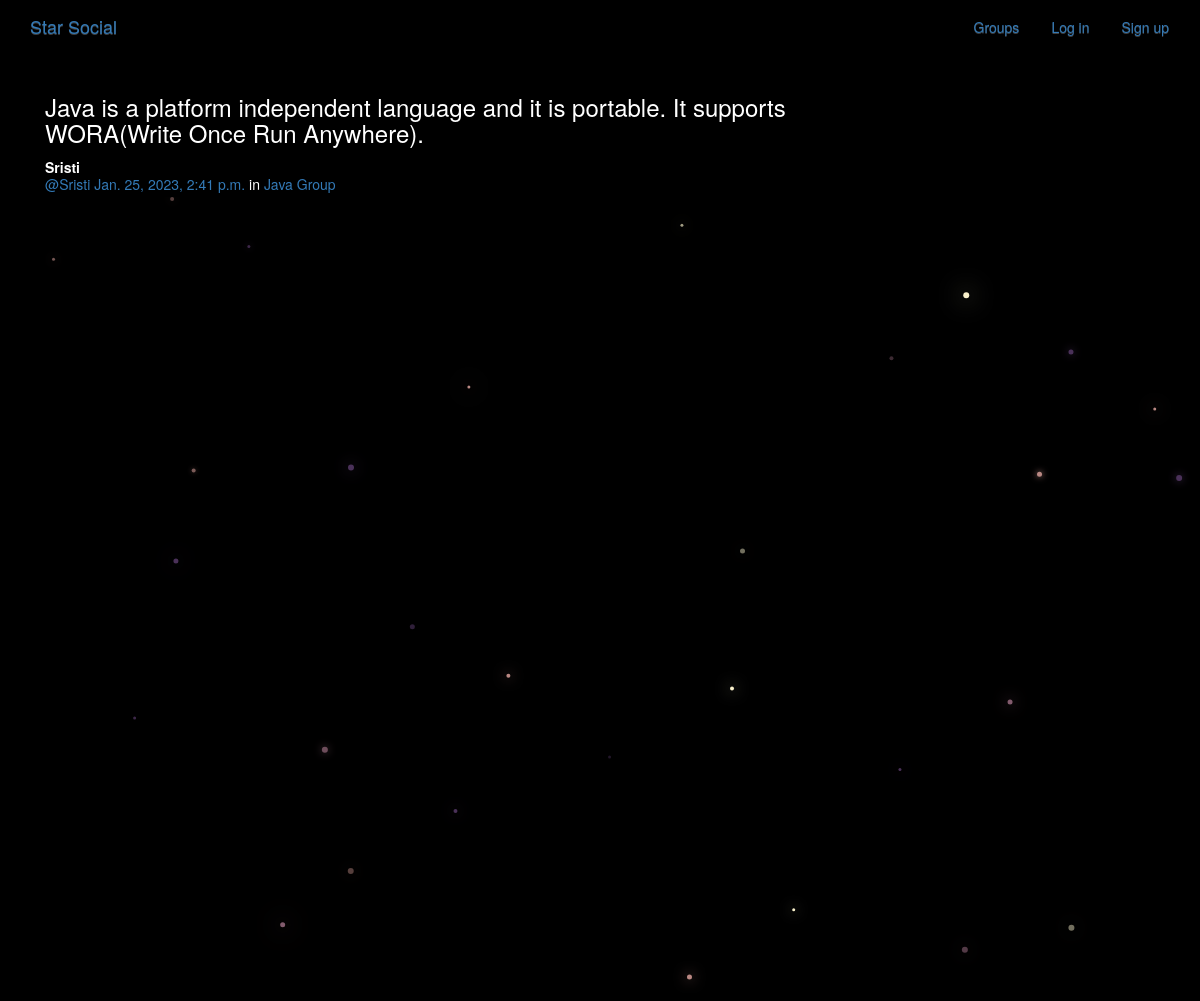
/posts/by/Sristi/7/, run on the app's committed database.
### posts/models.py (models this page shows, shortened)
class Post(models.Model):
    user = models.ForeignKey(User, related_name="posts",on_delete=models.CASCADE)
    created_at = models.DateTimeField(auto_now=True)
    message = models.TextField()
    message_html = models.TextField(editable=False)
    group = models.ForeignKey(Group, related_name="posts",null=True, blank=True,on_delete=models.CASCADE)
    class Meta:
        ordering = ["-created_at"]
        unique_together = ["user", "message"]

### groups/models.py (models this page shows, shortened)
class Group(models.Model):
    name = models.CharField(max_length=255, unique=True)
    slug = models.SlugField(allow_unicode=True, unique=True)
    description = models.TextField(blank=True, default='')
    description_html = models.TextField(editable=False, default='', blank=True)
    members = models.ManyToManyField(User,through="GroupMember")
    class Meta:
        ordering = ["name"]

### posts/views.py (the view)
# urls.py: re_path(r"by/(?P<username>[-\w]+)/(?P<pk>\d+)/$",views.PostDetail.as_view(),name="single"),
class PostDetail(SelectRelatedMixin, generic.DetailView):
    model = models.Post
    select_related = ("user", "group")
    def get_queryset(self):
        queryset = super().get_queryset()
        return queryset.filter(
            user__username__iexact=self.kwargs.get("username")
        )

### posts/templates/posts/post_detail.html
{% extends "posts/post_base.html" %}
{% block post_content %}
<div class="col-md-8">
    {% include "posts/_post.html" %}
</div>
{% endblock %}

### posts/templates/posts/_post.html (shortened to what this page needs)
<div class="post media">
	<h3>{{ post.message_html|safe }}</h3>
	<div class="media-body">
		<strong>{{ post.user.username }}</strong>
		<h5 class="media-heading">
			<span class="username"><a href="{% url 'posts:for_user' username=post.user.username %}">@{{ post.user.username }}</a></span>
			<time class="time"><a href="{% url 'posts:single' username=post.user.username pk=post.pk %}">{{ post.created_at }}</a></time>
			{% if post.group %}
			<span class="group-name">in <a href="#">{{ post.group.name }}</a></span>
			{% endif %}
		</h5>
	</div>
</div>

### static/simplesocial/css/master.css (style rules this page uses)
body { margin: 0; overflow: hidden; background-color: black; color:white; }

### data on the page
Post: message_html "Java is a platform independent language and it is portable. It supports WORA(Write Once Run Anywhere).", user.username "Sristi", created_at "Jan. 25, 2023, 2:41 p.m.", group.name "Java Group"
